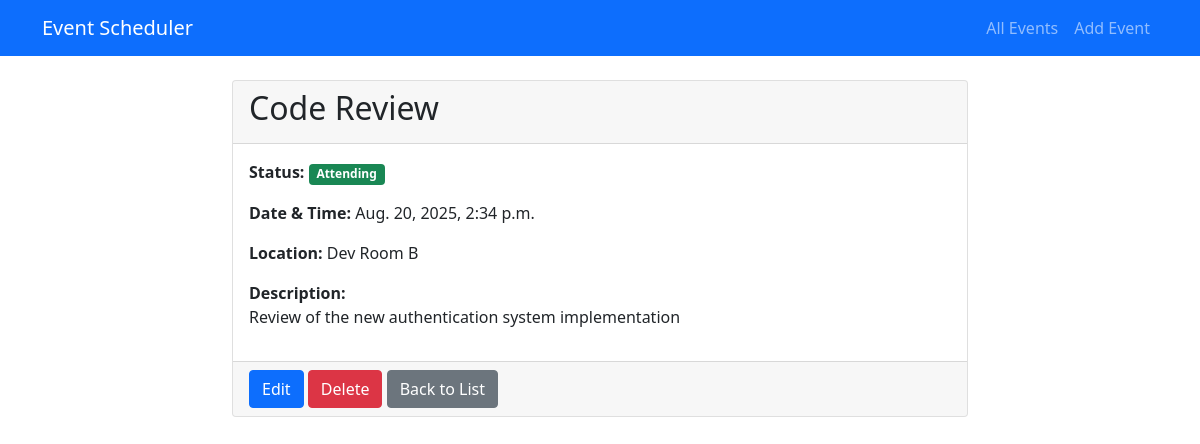
Page /event/4/ on the earlier database version.
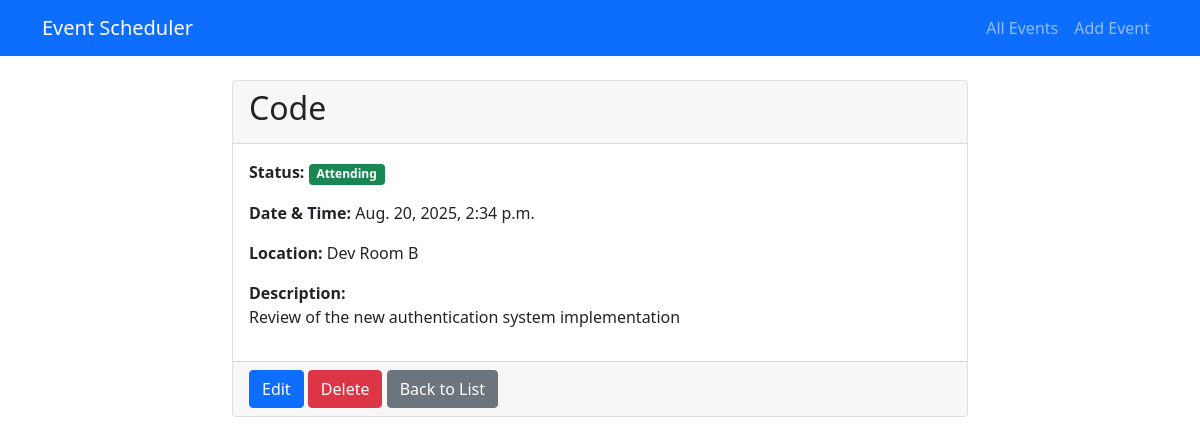
Same page on the later database version.
### events/models.py (models this page shows, shortened)
class Event(models.Model):
    STATUS_CHOICES = [
        ('upcoming', 'Upcoming'),
        ('attending', 'Attending'),
        ('maybe', 'Maybe'),
        ('declined', 'Declined'),
    ]
    title = models.CharField(max_length=200)
    description = models.TextField(blank=True)
    date_time = models.DateTimeField()
    location = models.CharField(max_length=200)
    status = models.CharField(max_length=10, choices=STATUS_CHOICES, default='upcoming')
    created_at = models.DateTimeField(auto_now_add=True)
    updated_at = models.DateTimeField(auto_now=True)
    class Meta:
        ordering = ['date_time']

### events/views.py (the view)
# urls.py: path('event/<int:pk>/', views.event_detail, name='event_detail'),
def event_detail(request, pk):
    event = get_object_or_404(Event, pk=pk)
    return render(request, 'events/event_detail.html', {'event': event})

### events/templates/events/event_detail.html
{% extends 'base.html' %}
{% block content %}
<div class="row justify-content-center">
    <div class="col-md-8">
        <div class="card">
            <div class="card-header">
                <h2 class="card-title">{{ event.title }}</h2>
            </div>
            <div class="card-body">
                <div class="mb-3">
                    <strong>Status:</strong>
                    <span class="badge bg-{% if event.status == 'upcoming' %}primary{% elif event.status == 'attending' %}success{% elif event.status == 'maybe' %}warning{% else %}danger{% endif %}">
                        {{ event.get_status_display }}
                    </span>
                </div>
                <div class="mb-3">
                    <strong>Date & Time:</strong> {{ event.date_time }}
                </div>
                <div class="mb-3">
                    <strong>Location:</strong> {{ event.location }}
                </div>
                <div class="mb-3">
                    <strong>Description:</strong>
                    <p>{{ event.description }}</p>
                </div>
            </div>
            <div class="card-footer">
                <a href="{% url 'event_edit' event.pk %}" class="btn btn-primary">Edit</a>
                <a href="{% url 'event_delete' event.pk %}" class="btn btn-danger">Delete</a>
                <a href="{% url 'event_list' %}" class="btn btn-secondary">Back to List</a>
            </div>
        </div>
    </div>
</div>
{% endblock %}

Differences in the rows shown:
changed Event "Dev Room B": title "Code Review" → "Code"
